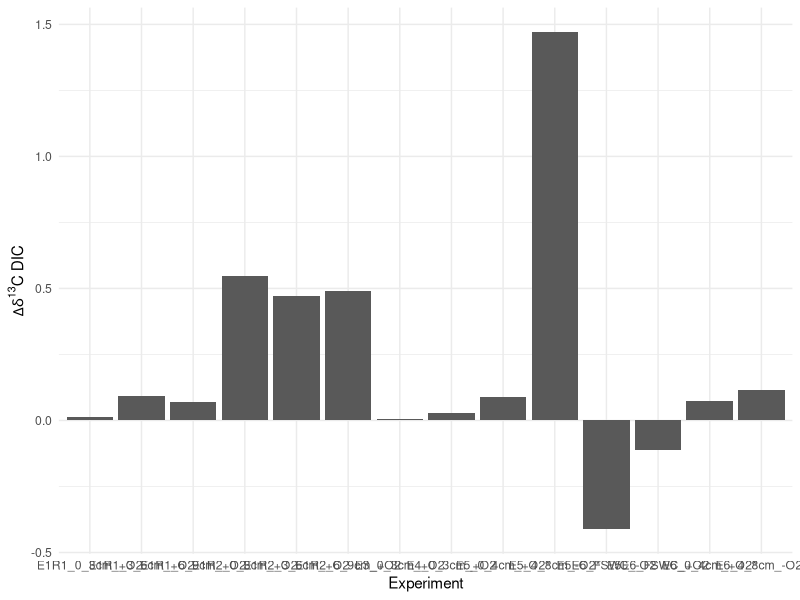
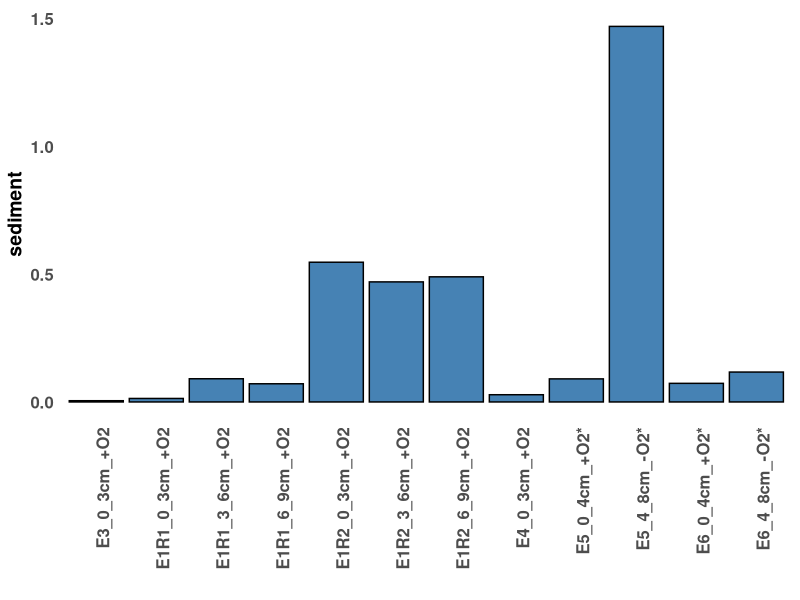
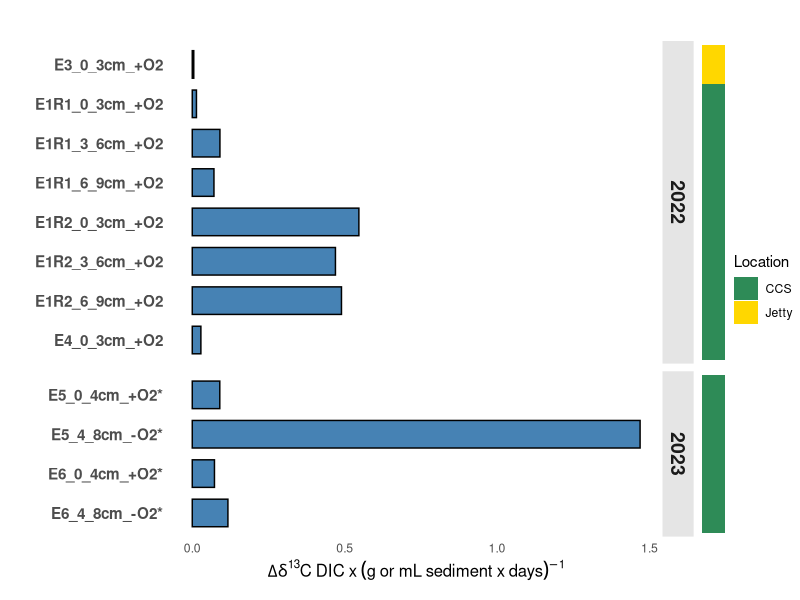
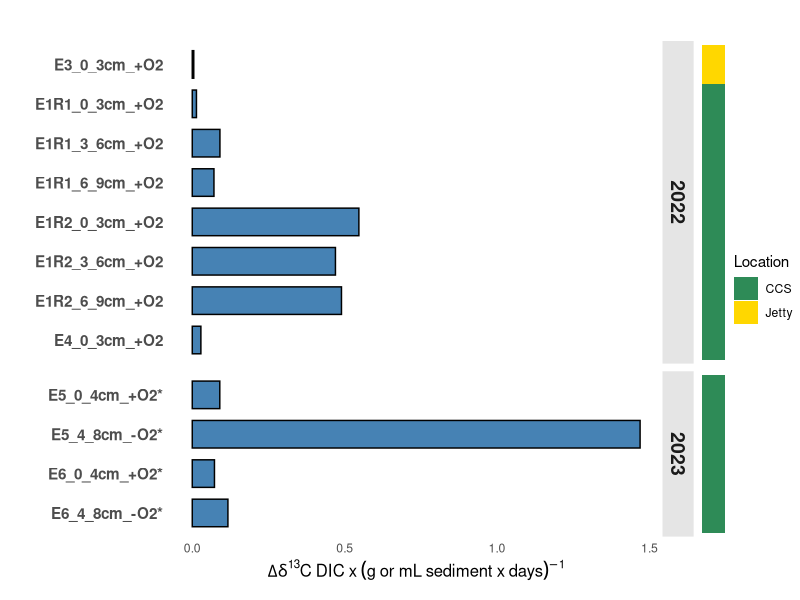
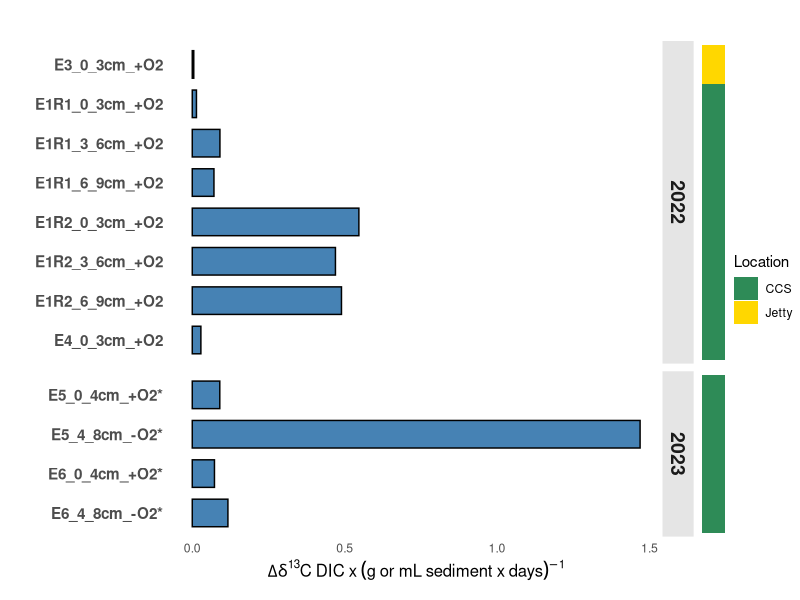

R code for these plots, in order: (Note: this script raises an error after producing the figures.)
setwd(dirname(rstudioapi::getActiveDocumentContext()$path))


data <- read.csv("../dic_rates.csv")


# Load necessary libraries
library(dplyr)
library(ggplot2)
library(stringr)     # str_detect()
library(patchwork)   # plot_layout() / combining plots


data <- data %>%
  mutate(norm_d13C = d13C / (methane.1 * Sediment_g_mL))

# Difference in normalized d13C (Yes - No) per pairing.
# reframe() returns one row per pairing, so `pairing` is carried through.
diff_data <- data %>%
  group_by(pairing) %>%
  filter(any(methane == "Yes") & any(methane == "No" | methane == "no")) %>%
  reframe(diff_d13C = (norm_d13C[methane == "Yes"] - norm_d13C[methane == "No" | methane == "no"])/Days[methane == "Yes"])

# Figure labels, keyed on the pairing id (1-14). Nothing here depends on the
# #NAME or Name columns in the file, so renaming those can't break the plot.
pairing_labels <- c(
  `1`  = "E1R1_0_3cm_+O2",
  `2`  = "E1R1_3_6cm_+O2",
  `3`  = "E1R1_6_9cm_+O2",
  `4`  = "E1R2_0_3cm_+O2",
  `5`  = "E1R2_3_6cm_+O2",
  `6`  = "E1R2_6_9cm_+O2",
  `7`  = "E3_0_3cm_+O2",
  `8`  = "E4_0_3cm_+O2",
  `9`  = "E5_4_8cm_-O2*",
  `10` = "E5_0_4cm_+O2*",
  `11` = "E6_4_8cm_-O2*",
  `12` = "E6_0_4cm_+O2*",
  `13` = "E5E6_FSWC_-O2",
  `14` = "E5E6_FSWC_+O2"
)

diff_data$Name <- unname(pairing_labels[as.character(diff_data$pairing)])
if (any(is.na(diff_data$Name)))
  warning("No label for pairing(s): ",
          paste(diff_data$pairing[is.na(diff_data$Name)], collapse = ", "))

# Keep the full set (incl. FSWC controls) for the supplementary table at the end
all_diffs <- diff_data

# Quick look
ggplot(diff_data, aes(x = factor(Name), y = diff_d13C)) +
  geom_bar(stat = "identity") +
  theme_minimal() +
  labs(x = "Experiment", y = expression(Delta*delta^13*C~DIC))

# Drop seawater controls
diff_data <- filter(diff_data, Name != "E5E6_FSWC_-O2", Name != "E5E6_FSWC_+O2")

# Bar order
diff_data$Name <- factor(diff_data$Name, levels = c("E3_0_3cm_+O2",
                                                    "E1R1_0_3cm_+O2",
                                                    "E1R1_3_6cm_+O2",
                                                    "E1R1_6_9cm_+O2",
                                                    "E1R2_0_3cm_+O2",
                                                    "E1R2_3_6cm_+O2",
                                                    "E1R2_6_9cm_+O2",
                                                    "E4_0_3cm_+O2",
                                                    "E5_0_4cm_+O2*",
                                                    "E5_4_8cm_-O2*",
                                                    "E6_0_4cm_+O2*",
                                                    "E6_4_8cm_-O2*"))


p <- ggplot(diff_data, aes(x = Name, y = diff_d13C)) +
  geom_bar(stat = "identity", fill = "steelblue", color = "black") +
  theme_minimal() +
  labs(x = "", y = "sediment") +
  theme(
    panel.grid.major = element_blank(),
    panel.grid.minor = element_blank(),
    panel.background = element_blank(),
    axis.text.x = element_text(angle = 90, hjust = 1, size = 12, face = "bold"),
    axis.text.y = element_text(size = 12, face = "bold"),
    axis.title.x = element_text(size = 14, face = "bold"),
    axis.title.y = element_text(size = 14, face = "bold"),
    plot.title = element_text(size = 16, face = "bold", hjust = 0.5)
  )

print(p)

mean(diff_data$diff_d13C)
median(diff_data$diff_d13C)


plot_data <- diff_data %>%
  mutate(
    Year = case_when(str_detect(Name, "E5|E6") ~ "2023", TRUE ~ "2022"),
    Location = ifelse(str_detect(Name, "E3"), "Jetty", "CCS")
  )

y_label_complex <- expression(Delta * delta^13 * C ~ DIC ~x~ (g~or~mL ~ sediment~x~days)^-1)

p_main <- ggplot(plot_data, aes(y = Name, x = diff_d13C)) +
  geom_bar(stat = "identity", fill = "steelblue", color = "black", width = 0.7) +
  facet_grid(Year ~ ., scales = "free", space = "free_y") +
  scale_y_discrete(limits = rev) +
  labs(x = y_label_complex, y = "", title = "") +
  theme_minimal() +
  theme(
    panel.grid.major = element_blank(),
    panel.grid.minor = element_blank(),
    strip.text = element_text(size = 14, face = "bold"),
    strip.background = element_rect(fill = "grey90", color = NA),
    axis.text.y = element_text(size = 11, face = "bold"),
    axis.title.x = element_text(size = 12)
  )

p_strip <- ggplot(plot_data, aes(y = Name, x = 1, fill = Location)) +
  geom_tile() +
  facet_grid(Year ~ ., scales = "free", space = "free_y") +
  scale_fill_manual(values = c("Jetty" = "#FFD700", "CCS" = "#2E8B57")) +
  scale_y_discrete(limits = rev) +
  theme_void() +
  theme(strip.text = element_blank(), legend.position = "right")

final_plot <- p_main + p_strip + plot_layout(widths = c(10, 0.5))
print(final_plot)

ggsave("../figures/figure2_dic_rates.png", plot = final_plot, width = 5, height = 5, dpi = 300)
ggsave("../figures/figure2_dic_rates.pdf", plot = final_plot, width = 5, height = 5, dpi = 300, device = cairo_pdf)


# --- Supplementary table: DIC change per pairing (INCLUDING FSWC controls) -----
# Built from all_diffs (the full 14-pairing set, before controls were dropped).
# `d13C_DIC_change` is exactly the value plotted (Yes-No normalized d13C per day).
supp_order <- c("E3_0_3cm_+O2",
                "E1R1_0_3cm_+O2", "E1R1_3_6cm_+O2", "E1R1_6_9cm_+O2",
                "E1R2_0_3cm_+O2", "E1R2_3_6cm_+O2", "E1R2_6_9cm_+O2",
                "E4_0_3cm_+O2",
                "E5_0_4cm_+O2*", "E5_4_8cm_-O2*", "E6_0_4cm_+O2*", "E6_4_8cm_-O2*",
                "E5E6_FSWC_-O2", "E5E6_FSWC_+O2")   # controls last

supp_table <- all_diffs %>%
  transmute(
    Experiment      = as.character(Name),
    Year            = ifelse(str_detect(Name, "E5|E6"), "2023", "2022"),
    d13C_DIC_change = round(diff_d13C, 3)
  )
supp_table <- supp_table[match(supp_order, supp_table$Experiment), ]
rownames(supp_table) <- NULL

print(supp_table)

# --- Supplementary CSV ---------------------------------------------------------
write.csv(supp_table, "../supplementary/tableS2_dic_rates.csv", row.names = FALSE)
